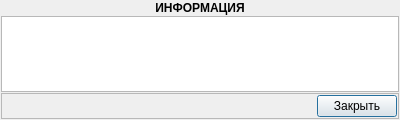
<?xml version="1.0" encoding="UTF-8"?>
<ui version="4.0">
 <class>DialogMessage</class>
 <widget class="QDialog" name="DialogMessage">
  <property name="geometry">
   <rect>
    <x>0</x>
    <y>0</y>
    <width>400</width>
    <height>120</height>
   </rect>
  </property>
  <property name="minimumSize">
   <size>
    <width>400</width>
    <height>120</height>
   </size>
  </property>
  <property name="maximumSize">
   <size>
    <width>400</width>
    <height>120</height>
   </size>
  </property>
  <property name="windowTitle">
   <string>Внимание!</string>
  </property>
  <property name="windowIcon">
   <iconset resource="../resources.qrc">
    <normaloff>:/icons/PPK.png</normaloff>:/icons/PPK.png</iconset>
  </property>
  <layout class="QVBoxLayout" name="verticalLayout">
   <property name="spacing">
    <number>1</number>
   </property>
   <property name="leftMargin">
    <number>1</number>
   </property>
   <property name="topMargin">
    <number>1</number>
   </property>
   <property name="rightMargin">
    <number>1</number>
   </property>
   <property name="bottomMargin">
    <number>1</number>
   </property>
   <item>
    <widget class="QLabel" name="labelType">
     <property name="font">
      <font>
       <weight>75</weight>
       <bold>true</bold>
      </font>
     </property>
     <property name="text">
      <string>ИНФОРМАЦИЯ</string>
     </property>
     <property name="alignment">
      <set>Qt::AlignCenter</set>
     </property>
    </widget>
   </item>
   <item>
    <widget class="QTextBrowser" name="textBrowserMsg">
     <property name="font">
      <font>
       <weight>75</weight>
       <bold>true</bold>
      </font>
     </property>
     <property name="html">
      <string>&lt;!DOCTYPE HTML PUBLIC &quot;-//W3C//DTD HTML 4.0//EN&quot; &quot;http://www.w3.org/TR/REC-html40/strict.dtd&quot;&gt;
&lt;html&gt;&lt;head&gt;&lt;meta name=&quot;qrichtext&quot; content=&quot;1&quot; /&gt;&lt;style type=&quot;text/css&quot;&gt;
p, li { white-space: pre-wrap; }
&lt;/style&gt;&lt;/head&gt;&lt;body style=&quot; font-family:'Noto Sans'; font-size:9pt; font-weight:600; font-style:normal;&quot;&gt;
&lt;p style=&quot;-qt-paragraph-type:empty; margin-top:0px; margin-bottom:0px; margin-left:0px; margin-right:0px; -qt-block-indent:0; text-indent:0px; font-weight:400;&quot;&gt;&lt;br /&gt;&lt;/p&gt;&lt;/body&gt;&lt;/html&gt;</string>
     </property>
    </widget>
   </item>
   <item>
    <widget class="QFrame" name="frame">
     <property name="frameShape">
      <enum>QFrame::StyledPanel</enum>
     </property>
     <property name="frameShadow">
      <enum>QFrame::Raised</enum>
     </property>
     <layout class="QHBoxLayout" name="horizontalLayout">
      <property name="spacing">
       <number>1</number>
      </property>
      <property name="leftMargin">
       <number>1</number>
      </property>
      <property name="topMargin">
       <number>1</number>
      </property>
      <property name="rightMargin">
       <number>1</number>
      </property>
      <property name="bottomMargin">
       <number>1</number>
      </property>
      <item>
       <spacer name="horizontalSpacer">
        <property name="orientation">
         <enum>Qt::Horizontal</enum>
        </property>
        <property name="sizeHint" stdset="0">
         <size>
          <width>40</width>
          <height>20</height>
         </size>
        </property>
       </spacer>
      </item>
      <item>
       <widget class="QPushButton" name="pushButtonClose">
        <property name="text">
         <string>Закрыть</string>
        </property>
       </widget>
      </item>
     </layout>
    </widget>
   </item>
  </layout>
 </widget>
 <resources>
  <include location="../resources.qrc"/>
 </resources>
 <connections>
  <connection>
   <sender>pushButtonClose</sender>
   <signal>clicked()</signal>
   <receiver>DialogMessage</receiver>
   <slot>accept()</slot>
   <hints>
    <hint type="sourcelabel">
     <x>199</x>
     <y>182</y>
    </hint>
    <hint type="destinationlabel">
     <x>199</x>
     <y>98</y>
    </hint>
   </hints>
  </connection>
 </connections>
</ui>
